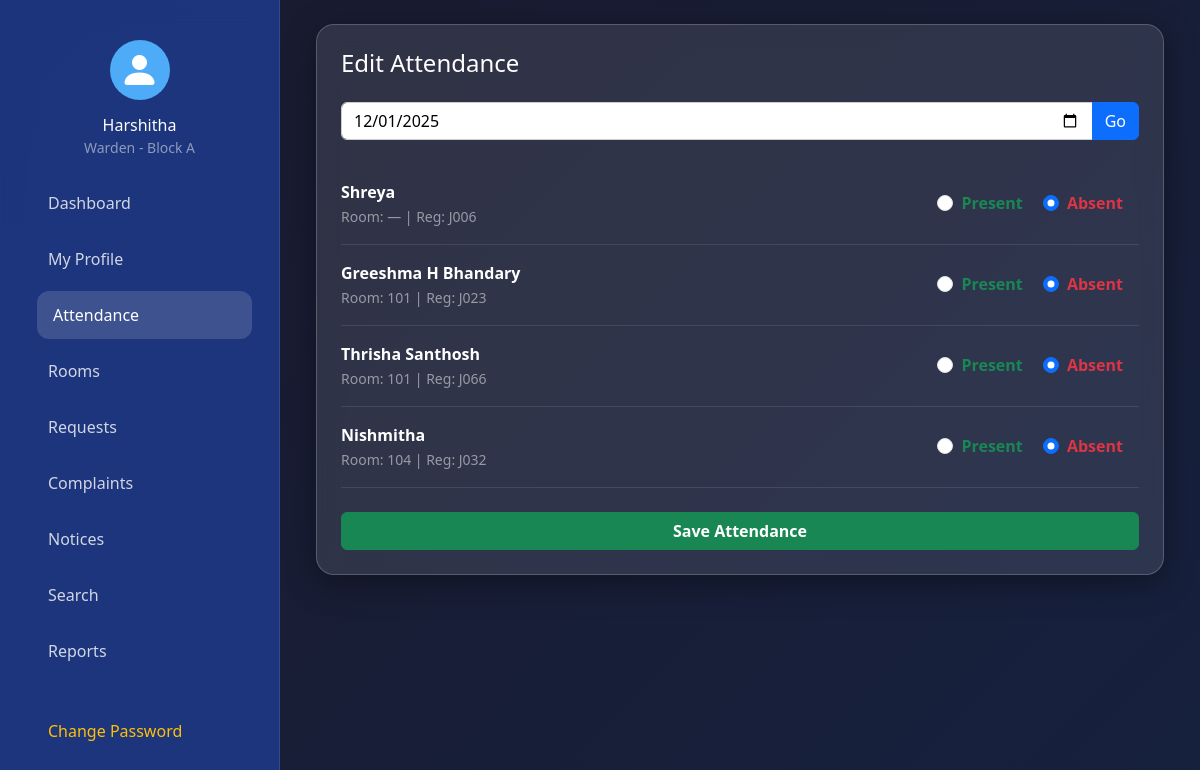
Page /dashboards/warden.php?section=attendance (signed in) on the committed database.
### tables this page shows
CREATE TABLE `wardens` (
  `id` varchar(10) NOT NULL,
  `user_id` int(11) NOT NULL,
  `name` varchar(100) NOT NULL,
  `phone` varchar(15) DEFAULT NULL,
  `email` varchar(100) DEFAULT NULL,
  `dob` date DEFAULT NULL,
  `address` text DEFAULT NULL,
  `block` varchar(10) DEFAULT NULL
);

CREATE TABLE `students` (
  `id` int(11) NOT NULL,
  `user_id` int(11) NOT NULL,
  `name` varchar(100) NOT NULL,
  `phone` varchar(15) DEFAULT NULL,
  `email` varchar(100) DEFAULT NULL,
  `dob` date DEFAULT NULL,
  `address` text DEFAULT NULL,
  `register_no` varchar(20) NOT NULL,
  `room_no` varchar(10) DEFAULT NULL,
  `block` varchar(10) DEFAULT NULL,
  `year` varchar(10) DEFAULT NULL,
  `branch` varchar(50) DEFAULT NULL,
  `mess_balance` decimal(10,2) DEFAULT 25000.00,
  `fee_status` enum('paid','not_paid') DEFAULT 'not_paid',
  `fee_paid_by` int(11) DEFAULT NULL,
  `fee_paid_at` datetime DEFAULT NULL,
  `semester_mess_balance` decimal(10,2) DEFAULT 25000.00,
  `semester_rent` decimal(10,2) DEFAULT 50000.00
);

### dashboards/warden.php (the view, shortened to what this page needs)
<?php
include '../includes/db.php';
$stmt = $pdo->prepare("SELECT w.*, u.username FROM wardens w JOIN users u ON w.user_id = u.id WHERE w.user_id = ?");
$stmt->execute([$_SESSION['user_id']]);
$warden = $stmt->fetch();
$warden_block = $warden['block'];
$active_section = $_GET['section'] ?? 'dashboard';
$att_date = $_GET['att_date'] ?? date('Y-m-d');
$past_att = [];
if ($att_date) {
    $stmt = $pdo->prepare("
        SELECT s.id, s.name, s.room_no, s.register_no, COALESCE(a.status, 'absent') as status
        FROM students s
        LEFT JOIN attendance a ON s.id = a.student_id AND a.date = ?
        WHERE s.block = ?
        ORDER BY s.room_no, s.name
    ");
    $stmt->execute([$att_date, $warden_block]);
    $past_att = $stmt->fetchAll();
}
function url_with_section($section = null, $extra = []) {
    $params = $extra;
    if ($section) $params['section'] = $section;
    elseif (isset($_GET['section'])) $params['section'] = $_GET['section'];
    return $params ? '?' . http_build_query($params) : '?';
}
?>
<!DOCTYPE html>
<html lang="en">
<head>
    <link href="https://cdn.jsdelivr.net/npm/bootstrap@5.3.3/dist/css/bootstrap.min.css" rel="stylesheet">
    <link href="https://cdn.jsdelivr.net/npm/bootstrap-icons@1.11.3/font/bootstrap-icons.min.css" rel="stylesheet">
    <link rel="stylesheet" href="../assets/css/style.css">
</head>
<body class="dashboard-bg">
<div class="sidebar">
    <div class="p-3 text-center">
        <div class="logo-circle mx-auto mb-3">
            <i class="bi bi-person-fill text-white fs-1"></i>
        </div>
        <h6 class="text-white mb-0"><?= htmlspecialchars($warden['name']) ?></h6>
        <small class="text-white-50">Warden - Block <?= $warden_block ?></small>
    </div>
    <div class="nav-container">
        <ul class="nav flex-column">
            <li class="nav-item"><a href="?" class="nav-link <?= $active_section=='dashboard'?'active':'' ?>">Dashboard</a></li>
            <li class="nav-item"><a href="<?= url_with_section('profile') ?>" class="nav-link <?= $active_section=='profile'?'active':'' ?>">My Profile</a></li>
            <li class="nav-item"><a href="<?= url_with_section('attendance') ?>" class="nav-link <?= $active_section=='attendance'?'active':'' ?>">Attendance</a></li>
            <li class="nav-item"><a href="<?= url_with_section('rooms') ?>" class="nav-link <?= $active_section=='rooms'?'active':'' ?>">Rooms</a></li>
            <li class="nav-item"><a href="<?= url_with_section('requests') ?>" class="nav-link <?= $active_section=='requests'?'active':'' ?>">Requests</a></li>
            <li class="nav-item"><a href="<?= url_with_section('complaints') ?>" class="nav-link <?= $active_section=='complaints'?'active':'' ?>">Complaints</a></li>
            <li class="nav-item"><a href="<?= url_with_section('notices') ?>" class="nav-link <?= $active_section=='notices'?'active':'' ?>">Notices</a></li>
            <li class="nav-item"><a href="<?= url_with_section('search') ?>" class="nav-link <?= $active_section=='search'?'active':'' ?>">Search</a></li>
            <li class="nav-item"><a href="<?= url_with_section('reports') ?>" class="nav-link <?= $active_section=='reports'?'active':'' ?>">Reports</a></li>
            <li class="nav-item mt-4">
                <a href="#" class="nav-link text-warning" data-bs-toggle="modal" data-bs-target="#changePasswordModal">Change Password</a>
            </li>
            <li class="nav-item"><a href="../logout.php" class="nav-link text-danger">Logout</a></li>
        </ul>
    </div>
</div>
<div class="main-content p-4">
    <div class="container-fluid">
        <div id="attendance" class="content-section" style="display: <?= $active_section=='attendance'?'block':'none' ?>;">
            <div class="glass-card p-4">
                <h4 class="text-white mb-4">Edit Attendance</h4>
                <form method="GET" class="mb-4">
                    <div class="input-group w-auto">
                        <input type="date" name="att_date" class="form-control" value="<?= $att_date ?>" max="<?= date('Y-m-d') ?>">
                        <button class="btn btn-primary">Go</button>
                    </div>
                </form>
                <form method="POST">
                    <?php if ($past_att): ?>
                        <?php foreach ($past_att as $s):
                            $isFuture = strtotime($att_date) > time();
                            $defaultStatus = $isFuture ? 'present' : ($s['status'] ?? 'absent');
                        ?>
                            <div class="d-flex justify-content-between align-items-center border-bottom border-white border-opacity-10 py-3">
                                <div>
                                    <strong class="text-white"><?= htmlspecialchars($s['name']) ?></strong><br>
                                    <small class="text-white-50">Room: <?= $s['room_no'] ?? '—' ?> | Reg: <?= $s['register_no'] ?? '' ?></small>
                                </div>
                                <div>
                                    <div class="form-check form-check-inline">
                                        <input class="form-check-input" type="radio" name="status[<?= $s['id'] ?>]" value="present"
                                            <?= $defaultStatus=='present'?'checked':'' ?>>
                                        <label class="form-check-label text-success fw-bold">Present</label>
                                    </div>
                                    <div class="form-check form-check-inline">
                                        <input class="form-check-input" type="radio" name="status[<?= $s['id'] ?>]" value="absent"
                                            <?= $defaultStatus=='absent'?'checked':'' ?>>
                                        <label class="form-check-label text-danger fw-bold">Absent</label>
                                    </div>
                                </div>
                            </div>
                        <?php endforeach; ?>
                        <button name="save_past_att" class="btn btn-success mt-4 w-100 w-100 fw-bold">Save Attendance</button>
                    <?php else: ?>
                        <p class="text-center text-white-50">No students found in Block <?= $warden_block ?>.</p>
                    <?php endif; ?>
                </form>
            </div>
        </div>
</body>
</html>

### assets/css/style.css (style rules this page uses)
.glass-card { background: rgba(255, 255, 255, 0.08); backdrop-filter: blur(14px); -webkit-backdrop-filter: blur(14px); border: 1px solid rgba(255, 255, 255, 0.15); border-radius: 20px; box-shadow: 0 8px 32px rgba(0, 0, 0, 0.37); }
.dashboard-bg { background: linear-gradient(135deg, #1a1a2e, #16213e); min-height: 100vh; color: white; }
.sidebar { position: fixed; top: 0; left: 0; width: 280px; height: 100vh; background: rgba(30, 58, 138, 0.8); backdrop-filter: blur(10px); padding: 1.5rem 1rem; border-right: 1px solid rgba(255,255,255,0.1); z-index: 1000; }
.logo-circle { width: 60px; height: 60px; background: #4dabf7; border-radius: 50%; display: flex; align-items: center; justify-content: center; }
.nav-link { color: rgba(255,255,255,0.8); padding: 0.75rem 1rem; border-radius: 12px; margin: 0.3rem 0; transition: all 0.3s; display: flex; align-items: center; }
.nav-link:hover, .nav-link.active { background: rgba(255,255,255,0.15); color: white; transform: translateX(5px); }
.main-content { margin-left: 280px; padding: 2rem; }
.welcome-card, .service-card, .glass-card { background: rgba(255, 255, 255, 0.1); backdrop-filter: blur(12px); border: 1px solid rgba(255, 255, 255, 0.2); border-radius: 18px; transition: transform 0.3s; }
.sidebar .nav-container { flex: 1; overflow-y: auto; padding: 0 1rem; -ms-overflow-style: none; scrollbar-width: none; }
.sidebar { position: fixed; top: 0; left: 0; width: 280px; height: 100vh; background: rgba(30, 58, 138, 0.85); backdrop-filter: blur(12px); border-right: 1px solid rgba(255,255,255,0.1); display: flex; flex-direction: column; z-index: 1000; }
.sidebar .nav-link { color: rgba(255,255,255,0.8); padding: 0.75rem 1rem; border-radius: 12px; margin: 0.25rem 0; transition: all 0.3s; display: flex; align-items: center; }
.sidebar .nav-link:hover, .sidebar .nav-link.active { background: rgba(255,255,255,0.15); color: white; transform: translateX(5px); }
.main-content { margin-left: 280px; min-height: 100vh; }
.content-section { display: none; }

### dashboards/warden.php (style rules this page uses)
.form-select, .form-control { color: #000 !important; background-color: #fff !important; border: 1px solid #ccc !important; }

### rows in the picture
wardens: name "Harshitha", block "A"
students: name "Shreya", room_no "—", register_no "J006"
students: name "Greeshma H Bhandary", room_no "101", register_no "J023"
students: name "Thrisha Santhosh", room_no "101", register_no "J066"
students: name "Nishmitha", room_no "104", register_no "J032"
